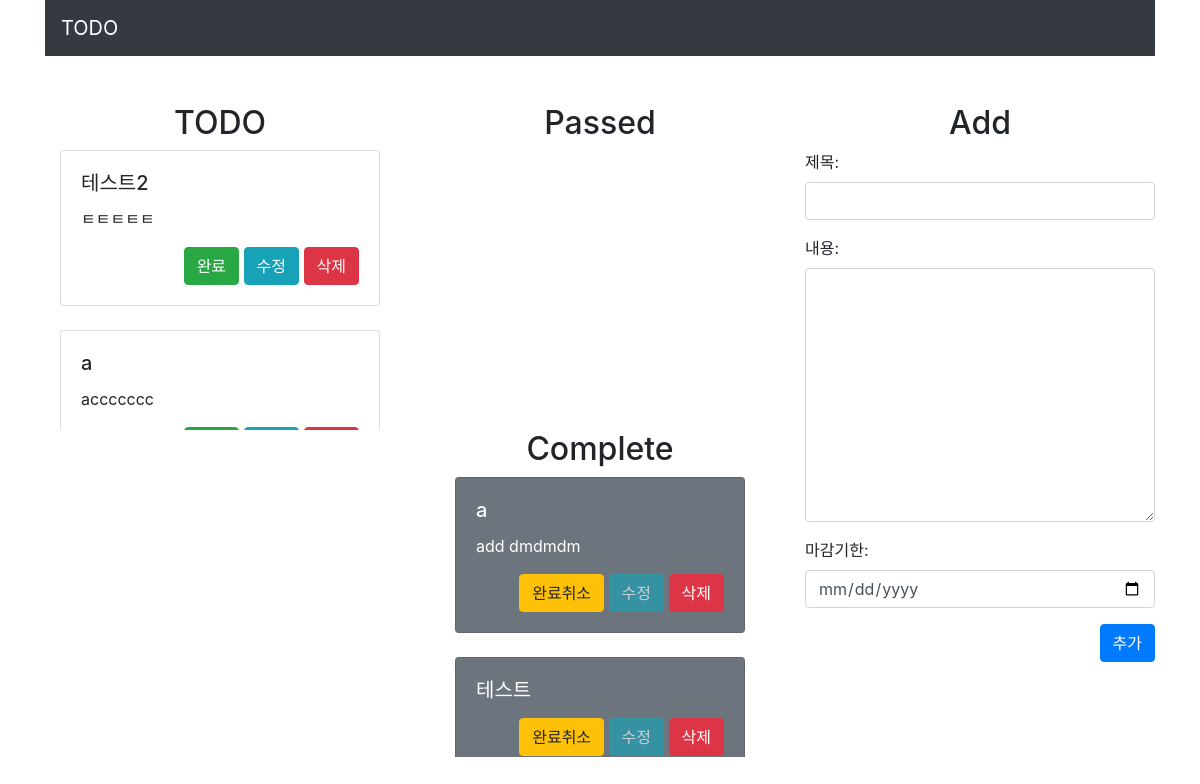
The app's page /, older data.
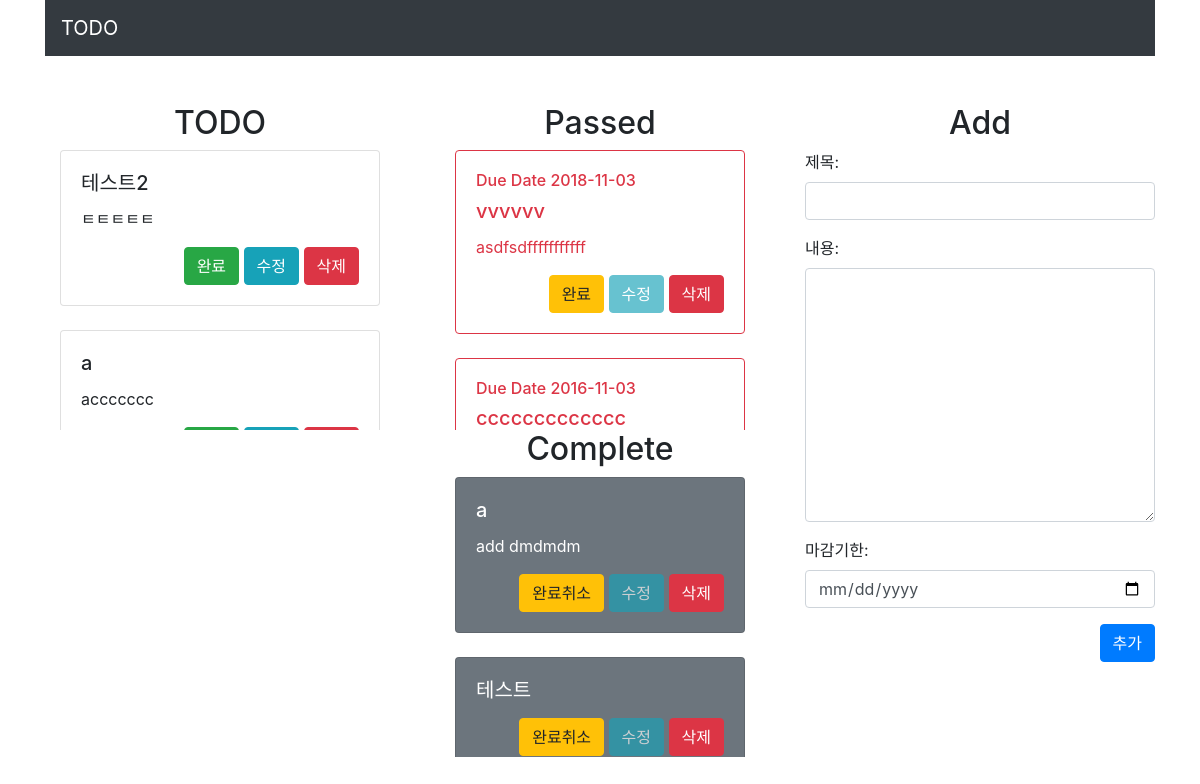
The same page, newer data.
### todoList/models.py (models this page shows)
class Todo(models.Model):
    todo_title = models.CharField(max_length=20)
    todo_detail = models.TextField(null=True)
    todo_due_date = models.DateField(null=True)
    todo_is_complete = models.BooleanField(default=False)
    created_at = models.DateTimeField(auto_now_add=True)
    updated_at = models.DateTimeField(auto_now=True)

### todoList/views.py (the view)
# urls.py: path('', views.index, name='index'),
def index(request):
    if request.method == 'POST':
        todoForm = TodoForm(request.POST)
        if todoForm.is_valid():
            todoForm.save()
    else:
        todoForm = TodoForm()
    todayDate = datetime.now().strftime('%Y-%m-%d')
    todayDate_m = datetime.today() - timedelta(days=1)
    todayDate_m = todayDate_m.strftime('%Y-%m-%d')
    todoList = Todo.objects.filter(Q(todo_due_date__range=[todayDate, '5000-12-31']) | Q(todo_due_date=None), todo_is_complete=False)
    todoListLen = len(todoList)
    todoCompleteList = Todo.objects.filter(todo_is_complete=True)
    todoCompleteListLen = len(todoCompleteList)
    todoPassedList = Todo.objects.filter(todo_is_complete=False, todo_due_date__range=['1000-01-01', todayDate_m])
    todoPassedListLen = len(todoPassedList)
    context = {
        'todoForm':todoForm,
        'todayDate': todayDate,
        'todoList':todoList,
        'todoListLen': todoListLen,
        'todoCompleteList': todoCompleteList,
        'todoCompleteListLen': todoCompleteListLen,
        'todoPassedList': todoPassedList,
        'todoPassedListLen': todoPassedListLen,
    }
    return render(request, 'todo/index.html', context)

### todoList/forms.py
class TodoForm(forms.ModelForm):
    def __init__(self, *args, **kwargs):
        super(TodoForm, self).__init__(*args, **kwargs)
        self.fields['todo_detail'].required = False
        self.fields['todo_due_date'].required = False
    class Meta:
        model = Todo
        fields = ['todo_title', 'todo_detail', 'todo_due_date']
        todayDate = datetime.datetime.now().strftime('%Y-%m-%d')
        labels = {
            'todo_title': '제목',
            'todo_detail': '내용',
            'todo_due_date': '마감기한',
        }
        widgets = {
            'todo_title': forms.TextInput(attrs={'class': 'form-control'}),
            'todo_detail': forms.Textarea(attrs={'class': 'form-control', 'rows': 10}),
            'todo_due_date': forms.DateInput(attrs={'type':'date', 'class': 'form-control', 'min': todayDate}),
        }
        error_messages = {
            'todo_title': {
                'required': '제목을 입력해주세요',
            },
            'todo_due_date': {
                'required': '형식이 맞지 않습니다',
            },
        }

### todoList/templates/todo/index.html (shortened to what this page needs)
{% extends 'todo/base.html' %}
{% block content %}
<div class="row">
    {% include 'todo/todoList.html' %}
    <div class="col">
    {% include 'todo/todoPassedList.html' %}
    {% include 'todo/todoCompleteList.html' %}
        </div>
    {% include 'todo/addTodo.html' %}
</div>
{% endblock %}

### todoList/templates/todo/base.html (shortened to what this page needs)
<!DOCTYPE html>
<html lang="en">
<head>
    <link rel="stylesheet" href="https://stackpath.bootstrapcdn.com/bootstrap/4.1.3/css/bootstrap.min.css"
>
</head>
<body>
<div class="container">
    <nav class="navbar navbar-dark bg-dark">
        <a class="navbar-brand" href="{% url 'todoList:index' %}">TODO</a>
    </nav>
    <br>
    <br>
    {% block content %}
    {% endblock %}
</div>
</body>
</html>

### todoList/templates/todo/todoList.html (shortened to what this page needs)
<div class="col">
    <h2 class="text-center">TODO</h2>
    <div class="col todoList-style">
        {% for todo in todoList %}
        <div class="card">
            <div class="card-body">
                <h5 class="card-title">{{ todo.todo_title }}</h5>
                <p class="card-text">{{ todo.todo_detail }}</p>
                <div class="text-right">
                    <a class="btn btn-success" href="{% url 'todoList:complete' todo.id %}">완료</a>
                    <button type="button" class="btn btn-info" data-toggle="modal"
                            data-target="#todoUpdateModal{{ todo.id }}">
                        수정
                    </button>
                    <a class="btn btn-danger" href="{% url 'todoList:delete' todo.id %}">삭제</a>
                </div>
            </div>
        </div>
        {% if forloop.counter < todoListLen %}
        <br>
        {% endif %}
        {% endfor %}
    </div>
</div>

### todoList/templates/todo/todoPassedList.html
<div class="col">
    <h2 class="text-center">Passed</h2>
    <div class="col todoList-style">
        {% for todo in todoPassedList %}
        <div class="card text-white border-danger">
            <div class="card-body text-danger">
                {% if todo.todo_due_date != None %}
                <h6>Due Date {{ todo.todo_due_date|date:'Y-m-d' }}</h6>
                {% endif %}
                <h5 class="card-title">{{ todo.todo_title }}</h5>
                <p class="card-text">{{ todo.todo_detail }}</p>
                <div class="text-right">
                    <a class="btn btn-warning" href="{% url 'todoList:complete' todo.id %}">완료</a>
                    <button type="button" class="btn btn-info" disabled>
                        수정
                    </button>
                    <a class="btn btn-danger" href="{% url 'todoList:delete' todo.id %}">삭제</a>
                </div>
            </div>
        </div>
        {% if forloop.counter < todoPassedListLen %}
        <br>
        {% endif %}
        {% endfor %}
    </div>
</div>

### todoList/templates/todo/todoCompleteList.html
<div class="col">
    <h2 class="text-center">Complete</h2>
    <div class="col todoList-style">
        {% for todo in todoCompleteList %}
        <div class="card text-white bg-secondary">
            <div class="card-body">
                <h5 class="card-title">{{ todo.todo_title }}</h5>
                <p class="card-text">{{ todo.todo_detail }}</p>
                <div class="text-right">
                    <a class="btn btn-warning" href="{% url 'todoList:cancel' todo.id %}">완료취소</a>
                    <button type="button" class="btn btn-info" disabled>
                        수정
                    </button>
                    <a class="btn btn-danger" href="{% url 'todoList:delete' todo.id %}">삭제</a>
                </div>
            </div>
        </div>
        {% if forloop.counter < todoCompleteListLen %}
        <br>
        {% endif %}
        {% endfor %}
    </div>
</div>

### todoList/templates/todo/addTodo.html (shortened to what this page needs)
<div class="col">
    <h2 class="text-center">Add</h2>
    <form method="post" action="{% url 'todoList:index' %}">
        {{ todoForm.as_p }}
        <div class="text-right">
            <button class="btn btn-primary" type="submit">추가</button>
        </div>
    </form>
</div>

### todoList/templates/todo/base.html (style rules this page uses)
.todoList-style { overflow-y:scroll; height:35vh; }

Row changes from the older to the newer data that the page shows:
added Todo: todo_due_date "2018-11-03", todo_title "vvvvvv", todo_detail "asdfsdfffffffffff", shown under "Passed"
added Todo: todo_due_date "2016-11-03", todo_title "ccccccccccccc", shown under "Passed"
